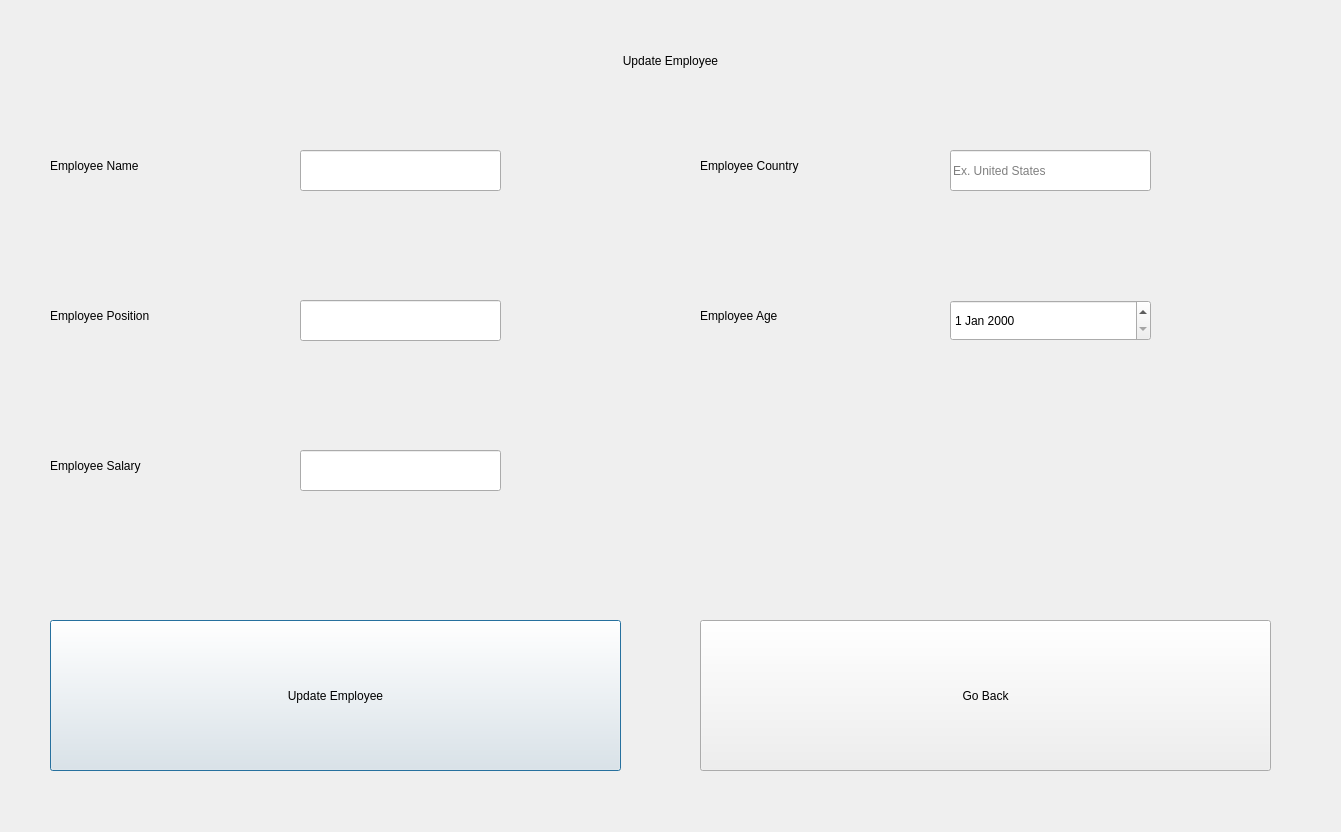
<?xml version="1.0" encoding="UTF-8"?>
<ui version="4.0">
 <class>Dialog</class>
 <widget class="QDialog" name="Dialog">
  <property name="geometry">
   <rect>
    <x>0</x>
    <y>0</y>
    <width>1341</width>
    <height>832</height>
   </rect>
  </property>
  <property name="windowTitle">
   <string>Dialog</string>
  </property>
  <widget class="QLabel" name="background">
   <property name="geometry">
    <rect>
     <x>-10</x>
     <y>0</y>
     <width>1361</width>
     <height>841</height>
    </rect>
   </property>
   <property name="sizePolicy">
    <sizepolicy hsizetype="Fixed" vsizetype="Fixed">
     <horstretch>0</horstretch>
     <verstretch>0</verstretch>
    </sizepolicy>
   </property>
   <property name="autoFillBackground">
    <bool>false</bool>
   </property>
   <property name="styleSheet">
    <string notr="true">background-image: url(:/assets/EmployeeBackground.png);</string>
   </property>
   <property name="text">
    <string/>
   </property>
   <property name="pixmap">
    <pixmap>./assets/EmployeeBackground.png</pixmap>
   </property>
   <property name="scaledContents">
    <bool>true</bool>
   </property>
  </widget>
  <widget class="QLabel" name="EmpLabel">
   <property name="geometry">
    <rect>
     <x>0</x>
     <y>0</y>
     <width>1341</width>
     <height>121</height>
    </rect>
   </property>
   <property name="styleSheet">
    <string notr="true">font: 87 26pt &quot;Segoe UI Black&quot;;</string>
   </property>
   <property name="text">
    <string>Update Employee</string>
   </property>
   <property name="alignment">
    <set>Qt::AlignCenter</set>
   </property>
  </widget>
  <widget class="QPushButton" name="EmpButton">
   <property name="enabled">
    <bool>true</bool>
   </property>
   <property name="geometry">
    <rect>
     <x>50</x>
     <y>620</y>
     <width>571</width>
     <height>151</height>
    </rect>
   </property>
   <property name="styleSheet">
    <string notr="true">font: 87 15pt &quot;Segoe UI Black&quot;;</string>
   </property>
   <property name="text">
    <string>Update Employee</string>
   </property>
  </widget>
  <widget class="QLineEdit" name="EmpNameText">
   <property name="geometry">
    <rect>
     <x>300</x>
     <y>150</y>
     <width>201</width>
     <height>41</height>
    </rect>
   </property>
   <property name="tabletTracking">
    <bool>false</bool>
   </property>
   <property name="autoFillBackground">
    <bool>false</bool>
   </property>
   <property name="clearButtonEnabled">
    <bool>true</bool>
   </property>
  </widget>
  <widget class="QLabel" name="EmpNameLabel">
   <property name="geometry">
    <rect>
     <x>50</x>
     <y>150</y>
     <width>241</width>
     <height>31</height>
    </rect>
   </property>
   <property name="styleSheet">
    <string notr="true">font: 87 15pt &quot;Segoe UI Black&quot;;</string>
   </property>
   <property name="text">
    <string>Employee Name</string>
   </property>
  </widget>
  <widget class="QLabel" name="EmpPositionLabel">
   <property name="geometry">
    <rect>
     <x>50</x>
     <y>300</y>
     <width>241</width>
     <height>31</height>
    </rect>
   </property>
   <property name="styleSheet">
    <string notr="true">font: 87 15pt &quot;Segoe UI Black&quot;;</string>
   </property>
   <property name="text">
    <string>Employee Position</string>
   </property>
  </widget>
  <widget class="QLineEdit" name="EmpPositionText">
   <property name="geometry">
    <rect>
     <x>300</x>
     <y>300</y>
     <width>201</width>
     <height>41</height>
    </rect>
   </property>
   <property name="clearButtonEnabled">
    <bool>true</bool>
   </property>
  </widget>
  <widget class="QLabel" name="EmpSalaryLabel">
   <property name="geometry">
    <rect>
     <x>50</x>
     <y>450</y>
     <width>241</width>
     <height>31</height>
    </rect>
   </property>
   <property name="styleSheet">
    <string notr="true">font: 87 15pt &quot;Segoe UI Black&quot;;</string>
   </property>
   <property name="text">
    <string>Employee Salary</string>
   </property>
  </widget>
  <widget class="QLineEdit" name="EmpSalaryText">
   <property name="geometry">
    <rect>
     <x>300</x>
     <y>450</y>
     <width>201</width>
     <height>41</height>
    </rect>
   </property>
   <property name="whatsThis">
    <string>ref</string>
   </property>
   <property name="inputMask">
    <string/>
   </property>
   <property name="frame">
    <bool>true</bool>
   </property>
   <property name="clearButtonEnabled">
    <bool>true</bool>
   </property>
  </widget>
  <widget class="QPushButton" name="GoBackButton">
   <property name="enabled">
    <bool>true</bool>
   </property>
   <property name="geometry">
    <rect>
     <x>700</x>
     <y>620</y>
     <width>571</width>
     <height>151</height>
    </rect>
   </property>
   <property name="styleSheet">
    <string notr="true">font: 87 15pt &quot;Segoe UI Black&quot;;</string>
   </property>
   <property name="text">
    <string>Go Back</string>
   </property>
  </widget>
  <widget class="QLabel" name="EmpCountryLabel">
   <property name="geometry">
    <rect>
     <x>700</x>
     <y>150</y>
     <width>241</width>
     <height>31</height>
    </rect>
   </property>
   <property name="styleSheet">
    <string notr="true">font: 87 15pt &quot;Segoe UI Black&quot;;</string>
   </property>
   <property name="text">
    <string>Employee Country</string>
   </property>
  </widget>
  <widget class="QLineEdit" name="EmpCountryText">
   <property name="geometry">
    <rect>
     <x>950</x>
     <y>150</y>
     <width>201</width>
     <height>41</height>
    </rect>
   </property>
   <property name="tabletTracking">
    <bool>false</bool>
   </property>
   <property name="autoFillBackground">
    <bool>false</bool>
   </property>
   <property name="placeholderText">
    <string>Ex. United States</string>
   </property>
   <property name="clearButtonEnabled">
    <bool>true</bool>
   </property>
  </widget>
  <widget class="QLabel" name="EmpAgeLabel">
   <property name="geometry">
    <rect>
     <x>700</x>
     <y>300</y>
     <width>241</width>
     <height>31</height>
    </rect>
   </property>
   <property name="styleSheet">
    <string notr="true">font: 87 15pt &quot;Segoe UI Black&quot;;</string>
   </property>
   <property name="text">
    <string>Employee Age</string>
   </property>
  </widget>
  <widget class="QDateEdit" name="EmpAgeText">
   <property name="geometry">
    <rect>
     <x>950</x>
     <y>300</y>
     <width>201</width>
     <height>41</height>
    </rect>
   </property>
  </widget>
  <widget class="QLabel" name="background">
   <property name="geometry">
    <rect>
     <x>0</x>
     <y>0</y>
     <width>1342</width>
     <height>833</height>
    </rect>
   </property>
   <property name="sizePolicy">
    <sizepolicy hsizetype="Expanding" vsizetype="Expanding">
     <horstretch>0</horstretch>
     <verstretch>0</verstretch>
    </sizepolicy>
   </property>
   <property name="styleSheet">
    <string notr="true">background-image: url(:/newPrefix/EmployeeBackground.png);</string>
   </property>
   <property name="text">
    <string/>
   </property>
   <property name="pixmap">
    <pixmap>../../../Pictures/EmployeeBackground.png</pixmap>
   </property>
   <property name="scaledContents">
    <bool>true</bool>
   </property>
   <property name="wordWrap">
    <bool>false</bool>
   </property>
  </widget>
  <zorder>background</zorder>
  <zorder>EmpLabel</zorder>
  <zorder>EmpButton</zorder>
  <zorder>EmpNameText</zorder>
  <zorder>EmpNameLabel</zorder>
  <zorder>EmpPositionLabel</zorder>
  <zorder>EmpPositionText</zorder>
  <zorder>EmpSalaryLabel</zorder>
  <zorder>EmpSalaryText</zorder>
  <zorder>GoBackButton</zorder>
  <zorder>EmpCountryLabel</zorder>
  <zorder>EmpCountryText</zorder>
  <zorder>EmpAgeLabel</zorder>
  <zorder>EmpAgeText</zorder>
 </widget>
 <resources>
  <include location="../../../Downloads/BackgroundPic.qrc"/>
 </resources>
 <connections/>
</ui>
